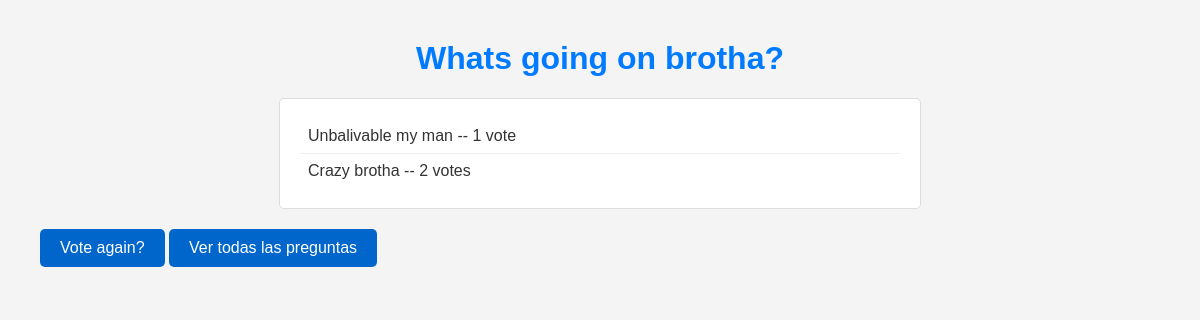
The app's page /votaciones/4/results/ (signed in), older data.
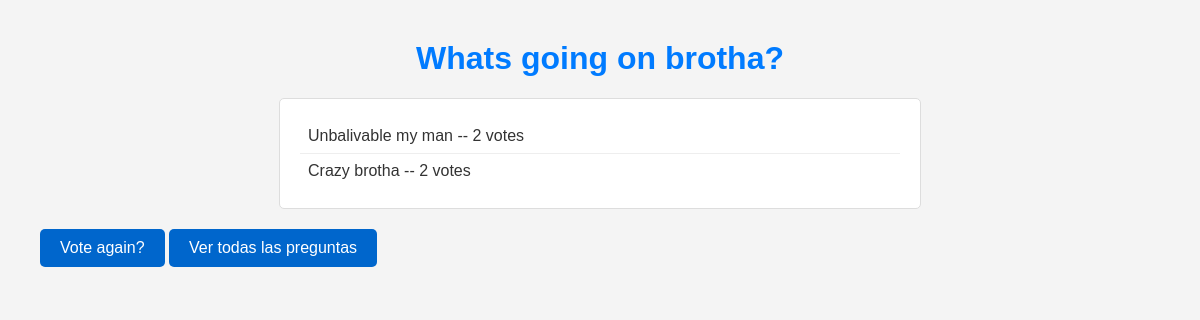
The same page, newer data.
### votaciones/models.py (models this page shows, shortened)
class Choice(models.Model):
    question = models.ForeignKey(Question, on_delete=models.CASCADE)
    choice_text = models.CharField(max_length=200)
    votes = models.IntegerField(default=0)

### votaciones/views.py (the view)
# urls.py: path("<int:pk>/results/",views.ResultsView.as_view(), name="results"),
class ResultsView(LoginRequiredMixin, generic.DetailView):
   model = Question
   template_name = "votaciones/results.html"

### votaciones/templates/votaciones/results.html
{% load static %}
<link rel="stylesheet" href="{% static 'votaciones/results.css' %}" />
<h1>{{ question.question_text }}</h1>
<ul>
  {% for choice in question.choice_set.all %}
  <li>
    {{ choice.choice_text }} -- {{ choice.votes }}
    vote{{choice.votes|pluralize}}
  </li>
  {% endfor %}
</ul>
<a href="{% url 'votaciones:detail' question.id %}">Vote again?</a>
<a href="{% url 'votaciones:index' %}">Ver todas las preguntas</a>

Row changes from the older to the newer data that the page shows:
changed Choice "Unbalivable my man": votes "1" → "2"
